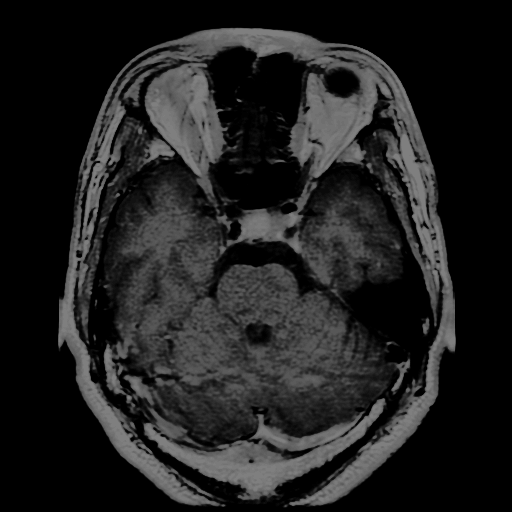
#> input picture Dataset/glioma/1012image.png, 512 x 512 px, found by its file name; its folder holds only this picture in this run
$ python -i ImageManager.py   (imports and definitions only)
#> lines starting #> are read from the running program, lines starting #| are printed output that depends on the picture


from email.mime import base
import os
from pydoc import doc
import sys

import cv2
import numpy as np
from keras.utils.np_utils import to_categorical
from sklearn.model_selection import train_test_split
from tqdm import tqdm


class ImageManager:
    def __init__(self, datasetPath: str):
        self.__dataset = datasetPath
        self.__cancerTypes = ['glioma', 'meningioma', 'pituitary']
        self.__typeList, self.__imageList,  = [], []
        self.__y_train_new, self.__y_test_new = [], []

    def refactorImage(self, image, doCropping:bool = False):
        if doCropping:
            cropped_image = self.cropImage(image)
            img = cv2.resize(cropped_image, (256, 256))
        else:
            img = cv2.resize(image, (256, 256))

        return img

    def cropImage(self,image):
        gray = cv2.cvtColor(image, cv2.COLOR_BGR2GRAY)
        # gray = cv2.GaussianBlur(gray, (5,5), 0)
        thresh = cv2.threshold(gray, 45, 255, cv2.THRESH_BINARY + cv2.THRESH_OTSU)[1]
        kernel = cv2.getStructuringElement(cv2.MORPH_RECT, (10, 10))
        thresh = cv2.morphologyEx(thresh, cv2.MORPH_CLOSE, kernel)
        contours = cv2.findContours(thresh, cv2.RETR_EXTERNAL, cv2.CHAIN_APPROX_SIMPLE)
        contours = contours[0] if len(contours) == 2 else contours[1]
        big_contour = max(contours, key=cv2.contourArea)
        mask = np.zeros_like(thresh, dtype=np.uint8)
        cv2.drawContours(mask, [big_contour], 0, 255, -1)
        x,y,w,h = cv2.boundingRect(big_contour)
        img_crop = image[y:y+h, x:x+w]
        return img_crop

    def getImages(self):
        try:
            self.__dataset
        except:
            sys.exit("Dataset not loaded")

        for type in  self.__cancerTypes:
            print(f"Loading and pre-processing {type} images")
            folderPath = os.path.join(self.__dataset, type)
            for j in tqdm(os.listdir(folderPath)):
                img = cv2.imread(os.path.join(folderPath, j))
#> img is the input picture: shape (512, 512, 3); min 0, max 127, mean 32.2
                img = self.refactorImage(image=img, doCropping=False)
#> in refactorImage, `img = cv2.resize(image, (256, 256))`:
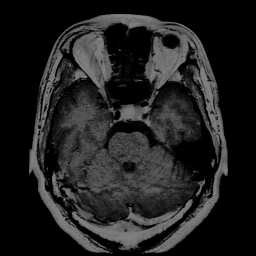
#> img: shape (256, 256, 3); min 0, max 127, mean 32.3
                self.__imageList.append(img)
                self.__typeList.append(type)

        self.__imageList = np.array(self.__imageList)
        self.__typeList = np.array(self.__typeList)

        print(

            f"Caching Images in ram \n"
            f"Total Size in bytes: {self.__imageList.nbytes + self.__typeList.nbytes}"
        )

        xTRAIN, xVAL, yTRAIN, yVAL = train_test_split(self.__imageList, self.__typeList, test_size=0.2, random_state=14)

        for i in yTRAIN:
            self.__y_train_new.append(self.__cancerTypes.index(i))

        yTRAIN = to_categorical(self.__y_train_new)

        for i in yVAL:
            self.__y_test_new.append(self.__cancerTypes.index(i))

        yVAL = to_categorical(self.__y_test_new)

        xTRAIN = xTRAIN / 255
        xVAL = xVAL / 255

        return xTRAIN, xVAL, yTRAIN, yVAL

    def testImages():
        pass

# [22 lines of commented-out code are left out]

#> (the run stopped early here; a loop or call above may not have finished)
